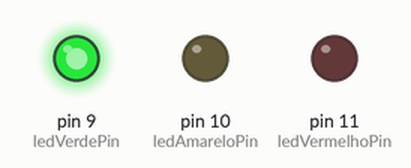
This sketch was run on a simulated Arduino Uno, built with avr-gcc and run on an emulated ATmega328P. Shown: output pins drawn as LEDs (lit = HIGH).

Above: at 1.0 s.
At 2.5 s:
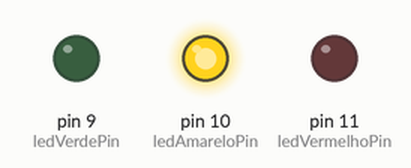
At 4.5 s:
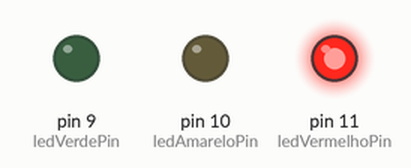
Timing chart, 0 to 7.8 s (numbered marks = the images above):
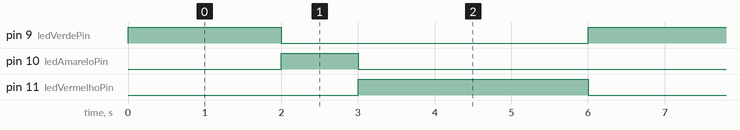

Measured:
- by itself, pin 9 (ledVerdePin): alternates HIGH for 2.0 s and LOW for 4.0 s
- by itself, pin 10 (ledAmareloPin): alternates HIGH for 1.0 s and LOW for 5.0 s
- by itself, pin 11 (ledVermelhoPin): alternates HIGH for 3.0 s and LOW for 3.0 s

The sketch:

projeto-001.ino
```cpp
int ledVermelhoPin = 11;
int ledAmareloPin = 10;
int ledVerdePin = 9;

void setup() {
  pinMode(ledVermelhoPin, OUTPUT);
  pinMode(ledAmareloPin, OUTPUT);
  pinMode(ledVerdePin, OUTPUT);
}

void loop() {
  digitalWrite(ledVerdePin, HIGH);
  delay(2000);
  digitalWrite(ledVerdePin, LOW);
  digitalWrite(ledAmareloPin, HIGH);
  delay(1000);
  digitalWrite(ledAmareloPin, LOW);
  digitalWrite(ledVermelhoPin, HIGH);
  delay(3000);
  digitalWrite(ledVermelhoPin, LOW);
}
```
